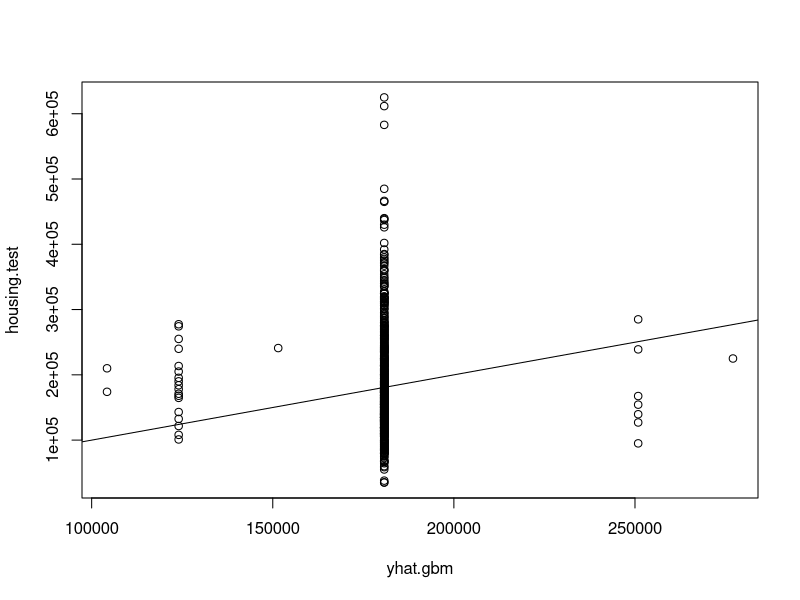

Generate this figure with R:
library(nnet)
library(doParallel)
library(Metrics)


registerDoParallel(cores =3)

# data <- read.csv('DataSets/train.csv', header=TRUE)
data <- read.csv('mfHousing.csv', header=TRUE) # precomputed replacement of missing values using missForest

set.seed(123)

for(i in 1:81){
  if(is.factor(data[,i])){
    data[,i]<-as.integer(data[,i])
  }
}

# Pop Ids column
Ids <- data[,1]
data <- data[,-c(1,2,3,4,5,6,7,8,9,10, 11,12,13,14,15,16,17,18,19,20,21, 22,23,24,25,26)]
Housing <- data

# Test with a validation set
train = sample(1:nrow(Housing), nrow(Housing)/2)
housing.test = Housing[-train,"SalePrice"]

colnames(Housing)
nnet.fit <- nnet(SalePrice~., data=Housing[train,], size=20, linout=TRUE, MaxNWts=100000, trace=FALSE, maxit=1000000)

yhat.gbm=predict(nnet.fit)
plot(yhat.gbm,housing.test)
abline(0,1)
print("lam:0.001, ntree=5000, MSE:")
mean((yhat.gbm-housing.test)^2)
rmse(log(yhat.gbm),log(housing.test))
